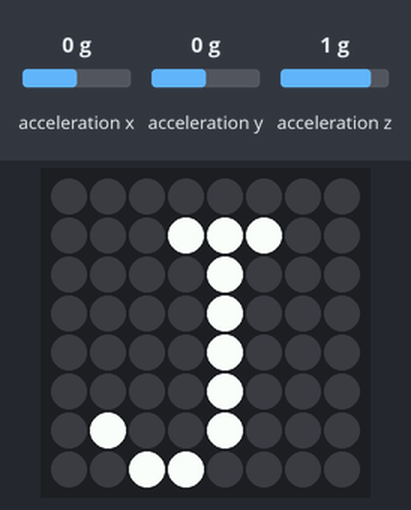
Simulated run of this program. Board: Raspberry Pi (BCM pin numbers) with a Sense HAT. On the bench: the Sense HAT's 8×8 RGB LED matrix. The inputs (shaded band) are chosen by the test bench; at power-on: acceleration x 0 g, acceleration y 0 g, acceleration z 1 g.

Above: at 1.2 s.
1.3 s: acceleration x set to -1.4 g
At 2.2 s:
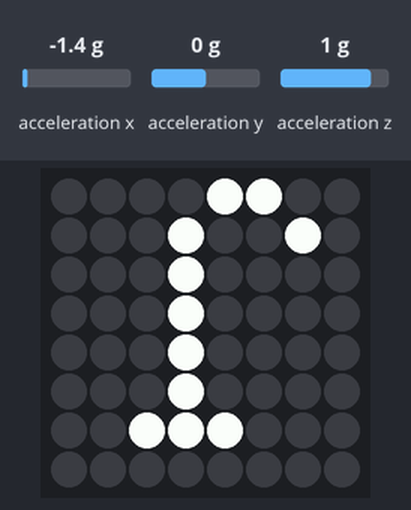
2.8 s: acceleration x set to 0 g
At 4.0 s:
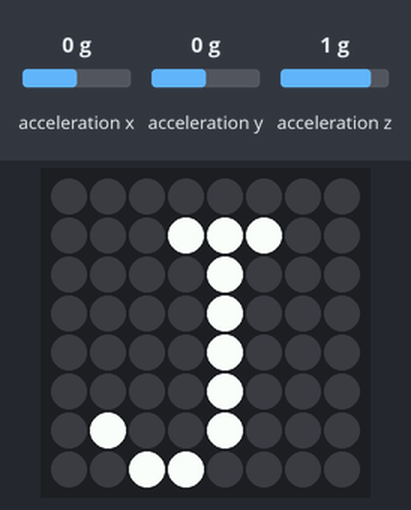
4.3 s: acceleration y set to -1.4 g
At 5.4 s:
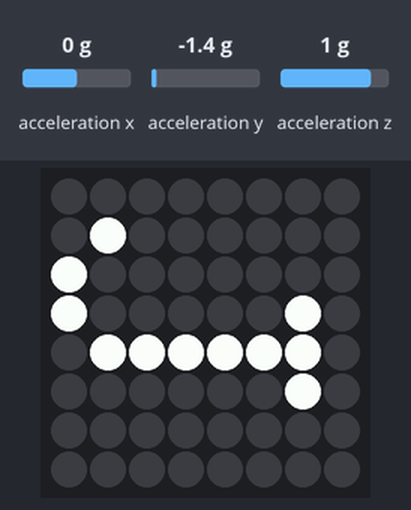
5.9 s: acceleration y set to 0.8 g
At 6.5 s:
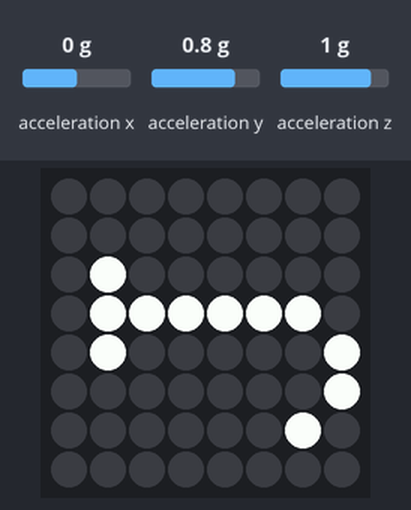
7.4 s: acceleration x set to -0.8 g
At 8.6 s:
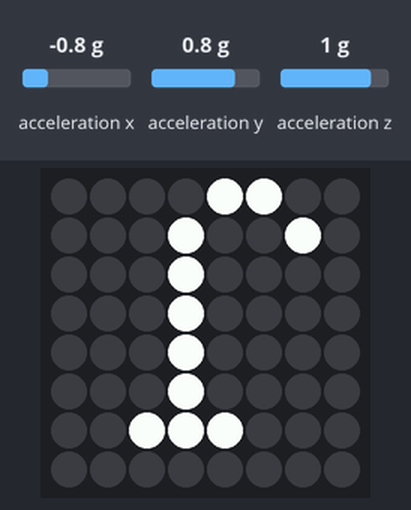
Timing chart, 0 to 9.9 s (numbered marks = the images above; inputs shaded):
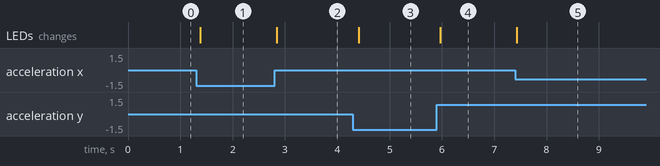

Measured:
- after the input at 1.3 s, the LEDs: change after 0.08 s (image 1)
- after the input at 2.8 s, the LEDs: change at once (image 2)
- after the input at 4.3 s, the LEDs: change after 0.11 s (image 3)
- after the input at 5.9 s, the LEDs: change after 0.07 s (image 4)
- after the input at 7.4 s, the LEDs: change at once (image 5)

The program:

rotating_letter.py
```python
from sense_hat import SenseHat
sense = SenseHat()
import time

sense.show_letter("J")

while True:
  x, y, z = sense.get_accelerometer_raw().values()

  x = round(x, 0)
  y = round(y, 0)

  if x == -1:
      sense.set_rotation(180)
  elif y == -1:
      sense.set_rotation(90)
  elif y == 1:
      sense.set_rotation(270)
  else:
      sense.set_rotation(0)

  time.sleep(0.1)
```
